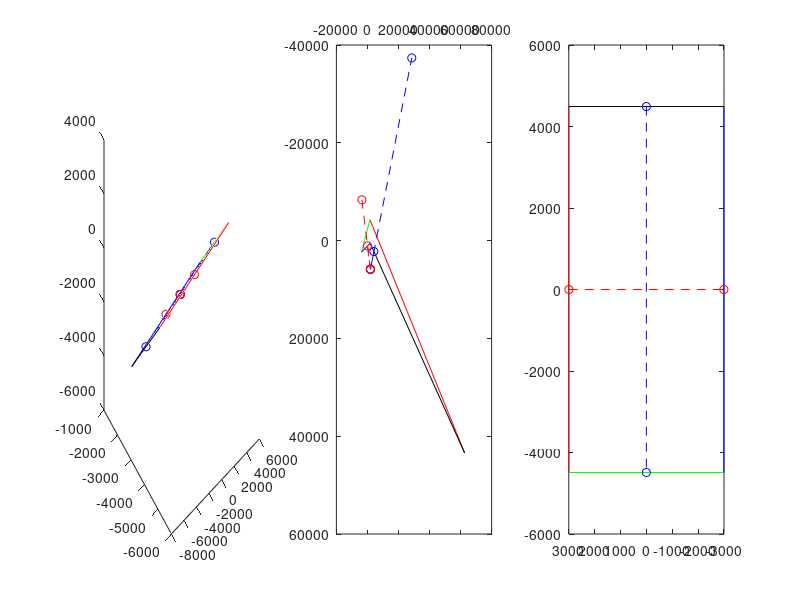

This chart was generated by the following MATLAB code:
tP = [-1000; -1200; 3500];

theta = [20 190 -60];
theta = [58.5190    3.2672 -160.5783];
rotX = [1 0 0; 0 cos(deg2rad(theta(1))) -sin(deg2rad(theta(1))); 0 sin(deg2rad(theta(1))) cos(deg2rad(theta(1)))];
rotY = [cos(deg2rad(theta(2))) 0 sin(deg2rad(theta(2))); 0 1 0; -sin(deg2rad(theta(2))) 0 cos(deg2rad(theta(2)))];
rotZ = [cos(deg2rad(theta(3))) -sin(deg2rad(theta(3))) 0; sin(deg2rad(theta(3))) cos(deg2rad(theta(3))) 0; 0 0 1];
rotMP = rotZ * rotY * rotX;

rotM = rotMP';
t = (0 - tP);
t = rotM * t;

focal = 2000;
principalPoint = [0; 0];

%fieldPoints = [4490,-4490,-4490,4490,4490,-4490,0,0; 2995,2995,-2995,-2995,0,0,2995,-2995; 0,0,0,0,0,0,0,0];
fieldPoints = [4490,-4490,-4490,4490,4490,-4490,0,0,4490,0; 2995,2995,-2995,-2995,0,0,2995,-2995,0,0; 0,0,0,0,0,0,0,0,0,0];
nPoints = size(fieldPoints);
nPoints = nPoints(2);

t = repmat(t, 1, nPoints);
imagePoints = rotM * fieldPoints;
imagePoints = imagePoints + t;
cameraPoints = imagePoints;

figure;
axis image
x = [cameraPoints(1,1),cameraPoints(1,2),cameraPoints(1,3),cameraPoints(1,4),cameraPoints(1,5),cameraPoints(1,10),cameraPoints(1,7),cameraPoints(1,10);
     cameraPoints(1,2),cameraPoints(1,3),cameraPoints(1,4),cameraPoints(1,1),cameraPoints(1,10),cameraPoints(1,6),cameraPoints(1,10),cameraPoints(1,8)];
y = [cameraPoints(2,1),cameraPoints(2,2),cameraPoints(2,3),cameraPoints(2,4),cameraPoints(2,5),cameraPoints(2,10),cameraPoints(2,7),cameraPoints(2,10);
     cameraPoints(2,2),cameraPoints(2,3),cameraPoints(2,4),cameraPoints(2,1),cameraPoints(2,10),cameraPoints(2,6),cameraPoints(2,10),cameraPoints(2,8)];
z = [cameraPoints(3,1),cameraPoints(3,2),cameraPoints(3,3),cameraPoints(3,4),cameraPoints(3,5),cameraPoints(3,10),cameraPoints(3,7),cameraPoints(3,10);
     cameraPoints(3,2),cameraPoints(3,3),cameraPoints(3,4),cameraPoints(3,1),cameraPoints(3,10),cameraPoints(3,6),cameraPoints(3,10),cameraPoints(3,8)];
subplot(1,3,1);
plot3(x(:,1),y(:,1),z(:,1),'r', x(:,2),y(:,2),z(:,2),'g', x(:,3),y(:,3),z(:,3),'b',x(:,4),y(:,4),z(:,4),'k', x(:,5),y(:,5), z(:,5),'b--o', x(:,6),y(:,6), z(:,6),'b--o', x(:,7),y(:,7), z(:,7),'r--o', x(:,8),y(:,8), z(:,8),'r--o');

zMatrix = zeros(nPoints, nPoints);
for index=1:nPoints
    zMatrix(index,index) = imagePoints(3,index);
end
imagePoints = [focal 0;0 focal] * imagePoints(1:2,:) + repmat(principalPoint,1,nPoints) * zMatrix;
 for index=1:nPoints
    imagePoints(:,index) =  imagePoints(:,index) / zMatrix(index,index);
 end
subplot(1,3,2);

x = [imagePoints(1,1),imagePoints(1,2),imagePoints(1,3),imagePoints(1,4),imagePoints(1,5),imagePoints(1,10),imagePoints(1,7), imagePoints(1,10);
     imagePoints(1,2),imagePoints(1,3),imagePoints(1,4),imagePoints(1,1),imagePoints(1,10),imagePoints(1,6),imagePoints(1,10), imagePoints(1,8)];
y = [imagePoints(2,1),imagePoints(2,2),imagePoints(2,3),imagePoints(2,4),imagePoints(2,5),imagePoints(2,10),imagePoints(2,7), imagePoints(2,10);
     imagePoints(2,2),imagePoints(2,3),imagePoints(2,4),imagePoints(2,1),imagePoints(2,10),imagePoints(2,6),imagePoints(2,10), imagePoints(2,8)];
plot(x(:,1),y(:,1),'r', x(:,2),y(:,2),'g', x(:,3),y(:,3),'b',x(:,4),y(:,4),'k', x(:,5),y(:,5),'b--o', x(:,6),y(:,6),'b--o', x(:,7),y(:,7),'r--o', x(:,8),y(:,8),'r--o');
set(gca,'XAxisLocation','top','YAxisLocation','left','ydir','reverse');

y = [4490,-4490,-4490,4490,4490,0;-4490,-4490,4490,4490,-4490,0];
x = [2995,2995,-2995,-2995,0,2995;2995,-2995,-2995,2995,0,-2995];
subplot(1,3,3);
plot(x(:,1),y(:,1),'r', x(:,2),y(:,2),'g', x(:,3),y(:,3),'b',x(:,4),y(:,4),'k', x(:,5),y(:,5), 'b--o', x(:,6),y(:,6), 'r--o')
set(gca,'xdir', 'reverse');
